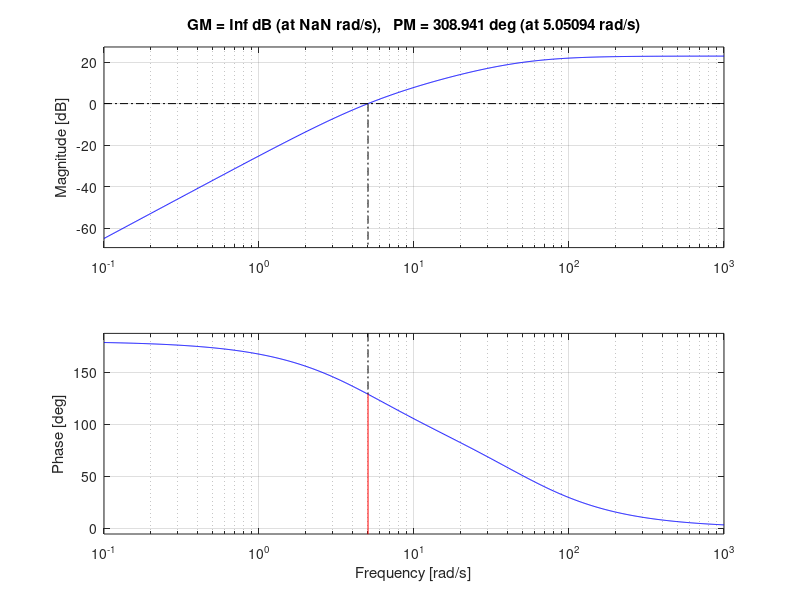
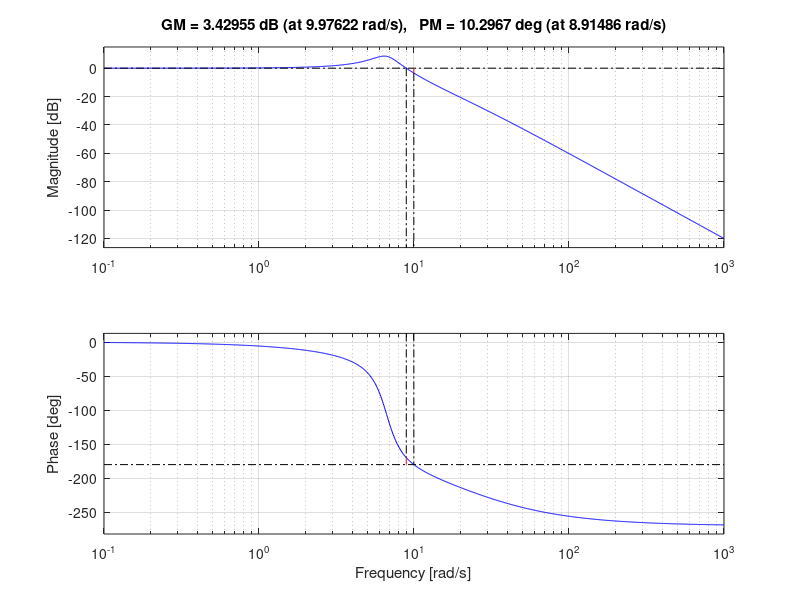

MATLAB code for these plots, in order:
%% Experiment : To plot the Bode plots of given Systems
clc;close all;clearvars;
%% Q7 : Find the Gain 'K' for which Gain Cross over Frequncy is '5 rad/sec'
% Ans : Gain K = 0.056, as seen from Bode plot (Solution in Assignement)
%      0.056 s^2
%  ----------------------  <== System 1
%  0.004 s^2 + 0.22 s + 1

Num1 = [0.056 0 0]; %Numerator Coeffcients
Den1 = [0.2 1]; %Denominator factor 1 Coefficients
Den2 = [0.02 1]; %Denominator factor 2 Coefficients
Tofs1 = tf(Num1,conv(Den1,Den2)); %Creation of System
figure(1)
margin(Tofs1) %Plots the Bode Plot and also gives the "Gain Crossover Frequency"

%% Q8 : Find the Phase Crossover Frequency
% Ans = 9.976 (Theoretically), Verified from bode plot
%              1000
%  -------------------------------  <== System 2
%  s^3 + 24.95 s^2 + 99.53 s + 999

Num2 = 1000; %Numerator Coeffcients
Den3 = [1 22.5]; %Denominator factor 1 Coefficients
Den4 = [1 2.45 44.4]; %Denominator factor 2 Coefficients
Tofs2 = tf(Num2,conv(Den3,Den4)); %Creation of System
figure(2)
margin(Tofs2) %Plots the Bode Plot and also gives the "Phase Crossover Frequency"